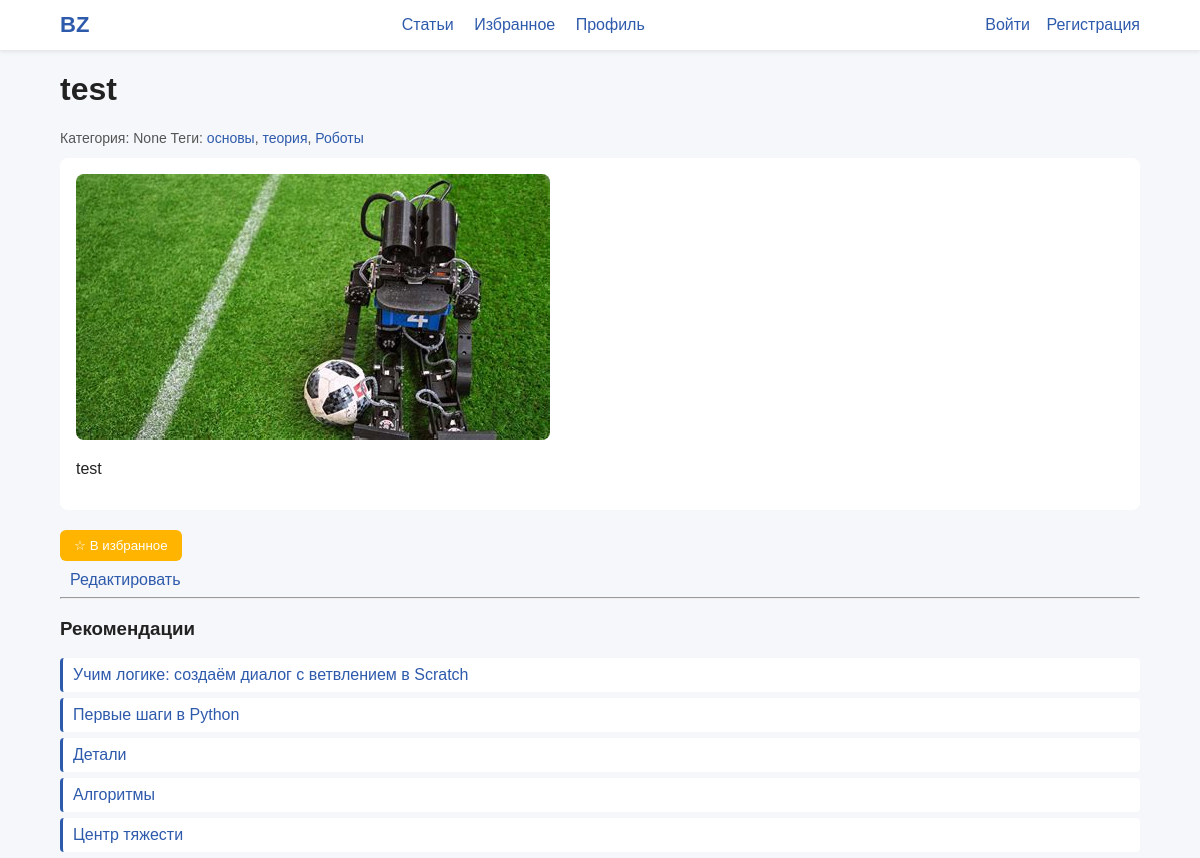
The app's page /article/test/ with its own data.
### kb/models.py (models this page shows, shortened)
class Article(models.Model):
    title = models.CharField(max_length=255)
    slug = models.SlugField(max_length=255, unique=True, blank=True)
    summary = models.CharField(blank=True)
    content = models.TextField()
    category = models.ForeignKey(Category, null=True, blank=True, on_delete=models.SET_NULL, related_name='articles')
    tags = models.ManyToManyField(Tag, blank=True, related_name='articles')
    author = models.ForeignKey(User, null=True, blank=True, on_delete=models.SET_NULL)
    is_published = models.BooleanField(default=False)
    created_at = models.DateTimeField(auto_now_add=True)
    updated_at = models.DateTimeField(auto_now=True)
    favorited_by = models.ManyToManyField(settings.AUTH_USER_MODEL, related_name='favorites', blank=True)
    edited_by = models.ManyToManyField(settings.AUTH_USER_MODEL, related_name='edited_articles', blank=True)
    editors = models.ManyToManyField(settings.AUTH_USER_MODEL, related_name='can_edit_articles', blank=True)
    image = models.ImageField(upload_to='article_images/', null=True, blank=True)
    class Meta:
        ordering = ['-created_at']
    def get_absolute_url(self):
        return reverse('kb:article_detail', args=[self.slug])

class Tag(models.Model):
    name = models.CharField(max_length=50, unique=True)
    slug = models.SlugField(max_length=60, unique=True, blank=True)

### kb/views.py (the view, shortened to what this page needs)
# urls.py: path('article/<slug:slug>/', views.ArticleDetailView.as_view(), name='article_detail'),
class ArticleDetailView(DetailView):
    model = Article
    template_name = 'kb/article_detail.html'
    context_object_name = 'article'
    slug_field = 'slug'
    slug_url_kwarg = 'slug'
    def get(self, request, *args, **kwargs):
        self.object = self.get_object()
        if request.user.is_authenticated:
            ViewHistory.objects.create(user=request.user, article=self.object)
        context = self.get_context_data(object=self.object)
        context['recs'] = self.get_recommendations(self.object)
        return self.render_to_response(context)
    def get_recommendations(self, article):
        tag_ids = article.tags.values_list('id', flat=True)
        qs = Article.objects.filter(is_published=True)\
                            .exclude(pk=article.pk)\
                            .filter(tags__in=tag_ids)\
                            .distinct()
        if qs.count() >= 5:
            return qs[:5]

### templates/kb/article_detail.html (shortened to what this page needs)
{% extends 'kb/base.html' %}
{% block content %}
<h1>{{ article.title }}</h1>
<div class="article-meta">
    <span>Категория: {{ article.category }}</span>
    <span>Теги:
        {% for t in article.tags.all %}
            <a href="?tag={{ t.slug }}">{{ t.name }}</a>{% if not forloop.last %}, {% endif %}
        {% endfor %}
    </span>
</div>
<div class="article-content">
    {% if article.image %}
        <div class="article-image" style="margin-bottom: 16px;">
            <img src="{{ article.image.url }}" alt="{{ article.title }}" style="max-width:100%; border-radius:8px;">
        </div>
    {% endif %}
    {{ article.content|linebreaks }}
</div>
<form method="post" action="{% url 'kb:article_favorite' article.slug %}">
    <button class="fav-btn">
        {% if user in article.favorited_by.all %}
            ★ В избранном
        {% else %}
            ☆ В избранное
        {% endif %}
    </button>
</form>
<a href="{% url 'kb:article_edit' slug=article.slug %}" class="edit-btn">Редактировать</a>
<hr>
<h3>Рекомендации</h3>
<div class="recs">
    {% for rec in recs %}
        <a href="{{ rec.get_absolute_url }}" class="rec-item">{{ rec.title }}</a>
    {% empty %}
        <p>Пока нет рекомендаций.</p>
    {% endfor %}
</div>
{% endblock %}

### static/css/style.css (style rules this page uses)
body { margin: 0; padding: 0; font-family: Arial, sans-serif; background: #f5f7fa; color: #222; }
a { color: #2e5aac; text-decoration: none; }
button, .btn { background: #2e5aac; color: white; border: none; padding: 10px 16px; cursor: pointer; border-radius: 6px; text-decoration: none; display: inline-block; }
.article-meta { margin-bottom: 12px; color: #555; font-size: 14px; }
.article-content { background: white; padding: 16px; border-radius: 8px; margin-bottom: 20px; }
.fav-btn { background: #ffb400; padding: 8px 14px; border-radius: 6px; margin-bottom: 10px; }
.edit-btn { display: inline-block; margin-left: 10px; }
.recs { margin-top: 10px; }
.rec-item { display: block; padding: 8px 10px; background: #fff; border-left: 3px solid #2e5aac; margin-bottom: 6px; border-radius: 4px; }

### records on screen
Article: title "test", category "None", image (picture), content "test"
Tag: name "основы"
Tag: name "теория"
Tag: name "Роботы"
Article: title "Учим логике: создаём диалог с ветвлением в Scratch"
Article: title "Первые шаги в Python"
Article: title "Детали"
Article: title "Алгоритмы"
Article: title "Центр тяжести"
